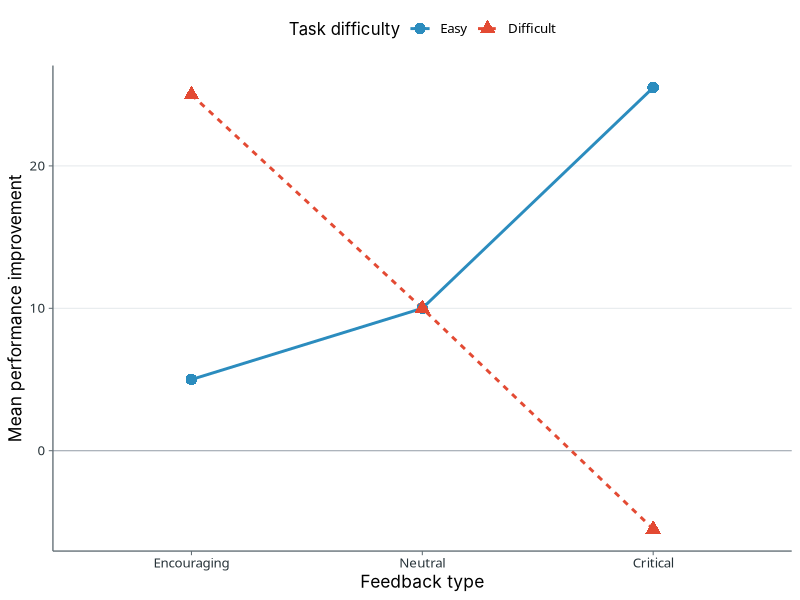

This chart was generated by the following R code:
library(tidyverse)

sans_font <- "Inter"
serif_font <- "STIX Two Text"
inter_font <- "/Users/larry/Library/Fonts/Inter.ttc"

if (requireNamespace("systemfonts", quietly = TRUE) && file.exists(inter_font)) {
    tryCatch(
        systemfonts::register_font(
            name = sans_font,
            plain = inter_font,
            bold = inter_font,
            italic = inter_font
        ),
        error = function(e) {
            if (!grepl("already exists", conditionMessage(e), fixed = TRUE)) {
                stop(e)
            }
        }
    )
}

df <- tribble(
    ~replicate, ~difficulty, ~feedback, ~performance,
    1, "Easy", "Encouraging", 3.2,
    2, "Easy", "Encouraging", 5.1,
    3, "Easy", "Encouraging", 4.8,
    4, "Easy", "Encouraging", 6.5,
    5, "Easy", "Encouraging", 2.9,
    6, "Easy", "Encouraging", 5.0,
    7, "Easy", "Encouraging", 6.2,
    8, "Easy", "Encouraging", 4.1,
    9, "Easy", "Encouraging", 7.3,
    10, "Easy", "Encouraging", 4.9,
    1, "Easy", "Neutral", 8.5,
    2, "Easy", "Neutral", 11.2,
    3, "Easy", "Neutral", 9.8,
    4, "Easy", "Neutral", 12.1,
    5, "Easy", "Neutral", 7.9,
    6, "Easy", "Neutral", 10.5,
    7, "Easy", "Neutral", 11.8,
    8, "Easy", "Neutral", 9.1,
    9, "Easy", "Neutral", 10.0,
    10, "Easy", "Neutral", 9.1,
    1, "Easy", "Critical", 24.5,
    2, "Easy", "Critical", 26.2,
    3, "Easy", "Critical", 25.8,
    4, "Easy", "Critical", 27.1,
    5, "Easy", "Critical", 23.9,
    6, "Easy", "Critical", 25.5,
    7, "Easy", "Critical", 26.8,
    8, "Easy", "Critical", 24.1,
    9, "Easy", "Critical", 25.0,
    10, "Easy", "Critical", 26.1,
    1, "Difficult", "Encouraging", 23.5,
    2, "Difficult", "Encouraging", 26.1,
    3, "Difficult", "Encouraging", 24.8,
    4, "Difficult", "Encouraging", 27.2,
    5, "Difficult", "Encouraging", 22.9,
    6, "Difficult", "Encouraging", 25.5,
    7, "Difficult", "Encouraging", 26.8,
    8, "Difficult", "Encouraging", 24.1,
    9, "Difficult", "Encouraging", 23.9,
    10, "Difficult", "Encouraging", 25.2,
    1, "Difficult", "Neutral", 9.5,
    2, "Difficult", "Neutral", 8.2,
    3, "Difficult", "Neutral", 11.8,
    4, "Difficult", "Neutral", 7.1,
    5, "Difficult", "Neutral", 12.9,
    6, "Difficult", "Neutral", 10.5,
    7, "Difficult", "Neutral", 9.2,
    8, "Difficult", "Neutral", 10.8,
    9, "Difficult", "Neutral", 10.0,
    10, "Difficult", "Neutral", 10.0,
    1, "Difficult", "Critical", -4.5,
    2, "Difficult", "Critical", -6.2,
    3, "Difficult", "Critical", -5.8,
    4, "Difficult", "Critical", -7.1,
    5, "Difficult", "Critical", -3.9,
    6, "Difficult", "Critical", -5.5,
    7, "Difficult", "Critical", -6.8,
    8, "Difficult", "Critical", -4.1,
    9, "Difficult", "Critical", -5.0,
    10, "Difficult", "Critical", -6.1
)

df <- df |>
    mutate(
        feedback = factor(feedback, levels = c("Encouraging", "Neutral", "Critical")),
        difficulty = factor(difficulty, levels = c("Easy", "Difficult"))
    )

cell_means <- df |>
    group_by(feedback, difficulty) |>
    summarise(mean_performance = mean(performance), .groups = "drop")

plot_palette <- c(
    "Easy" = "#2B8CBE",
    "Difficult" = "#E34A33"
)

plot1 <- ggplot(cell_means, aes(x = feedback, y = mean_performance, group = difficulty)) +
    geom_hline(yintercept = 0, color = "#A8B0B8", linewidth = 0.4) +
    geom_line(aes(color = difficulty, linetype = difficulty), linewidth = 1) +
    geom_point(aes(color = difficulty, shape = difficulty), size = 3.2, stroke = 1.1) +
    scale_color_manual(values = plot_palette) +
    scale_linetype_manual(values = c("Easy" = "solid", "Difficult" = "22")) +
    scale_shape_manual(values = c("Easy" = 16, "Difficult" = 17)) +
    labs(
        x = "Feedback type",
        y = "Mean performance improvement",
        color = "Task difficulty",
        linetype = "Task difficulty",
        shape = "Task difficulty"
    ) +
    theme_classic(base_size = 12, base_family = serif_font) +
    theme(
        axis.title = element_text(family = sans_font, size = 12.5),
        axis.text = element_text(color = "#263238"),
        axis.line = element_line(color = "#5E6A71", linewidth = 0.45),
        axis.ticks = element_line(color = "#5E6A71", linewidth = 0.35),
        legend.position = "top",
        legend.title = element_text(family = sans_font),
        legend.text = element_text(family = serif_font),
        panel.grid.major.y = element_line(color = "#E4E8EB", linewidth = 0.35),
        plot.background = element_rect(fill = "white", color = NA),
        panel.background = element_rect(fill = "white", color = NA)
    )

if (interactive() || dev.cur() > 1) {
    print(plot1)
}

output_file <- file.path(getwd(), "plot1.svg")
grDevices::svg(output_file, width = 7, height = 4.8, bg = "white", onefile = FALSE)
print(plot1)
grDevices::dev.off()
